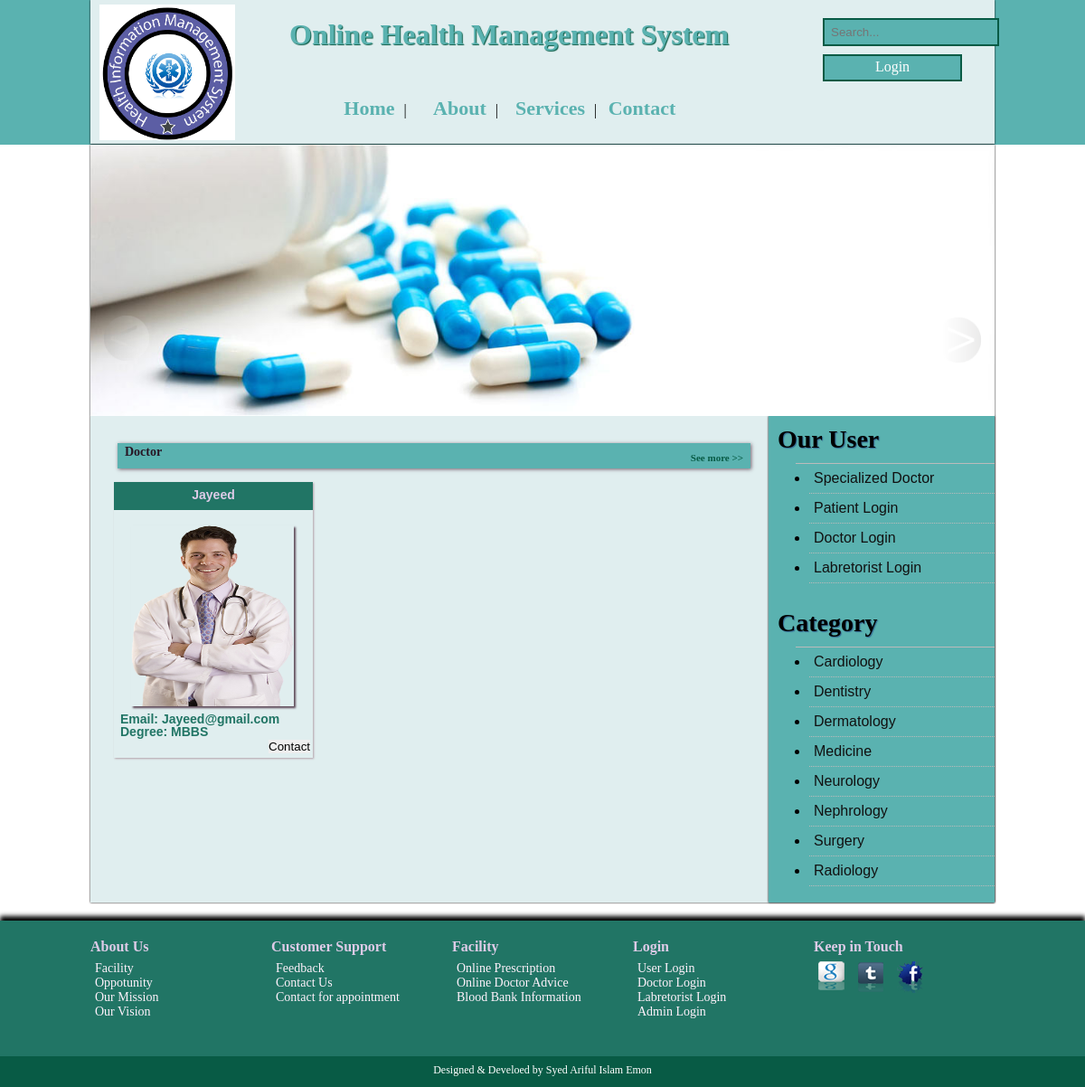
Screenshot of /?h=categorywise&cat=3 with the database file from the repository.
### tables this page shows
CREATE TABLE IF NOT EXISTS `category_tbl` (
  `cid` int(10) NOT NULL AUTO_INCREMENT,
  `cname` varchar(20) NOT NULL,
  PRIMARY KEY (`cid`)
);

CREATE TABLE IF NOT EXISTS `doctor_tbl` (
  `did` int(20) NOT NULL AUTO_INCREMENT,
  `dname` varchar(20) NOT NULL,
  `email` varchar(20) NOT NULL,
  `age` varchar(20) NOT NULL,
  `degree` varchar(20) NOT NULL,
  `cname` varchar(20) NOT NULL,
  `password` varchar(20) NOT NULL,
  `create_date` datetime NOT NULL,
  `image_path` varchar(30) NOT NULL,
  PRIMARY KEY (`did`)
);

### layout/categorywise.php (the view, shortened to what this page needs)
<div class="barHeader" class="fLeft">
		<h1> Doctor</h1>
		<a href="?h=patient_to_doctorsDoctor"><h2>See more &gt;&gt;</h2></a>
	</div>
<?php
$category=@$_GET['cat'];
$sql="SELECT dname,email,degree,doctor_tbl.cname as 'Category',image_path,create_date,did FROM doctor_tbl INNER JOIN category_tbl on doctor_tbl.cname=category_tbl.cname where category_tbl.cid={$category} order by create_date,did DESC ";
$query=mysql_query($sql);
while($row=mysql_fetch_row($query)):
?>
	<div class="tiShirts">
		<div class="tiShirtHeading">
			<h1><?php echo $row[0] ?></h1>
		</div>
		<div class="tiShirtImg">
			<a href=" ?h=patient_to_doctor&did=<?php echo $row[6]; ?>"><img src="<?php echo "images/doctor/".$row[4]; ?>" height="200px" width="180px"></a>
		</div>
		<div class="imgDescription" class="fLeft">
			<div id="patient_to_doctor" class="fLeft">
				<p>Email: <?php echo $row[1] ?></p>
				<p>Degree: <?php echo $row[2] ?></p>
				<a href="?h=patient_to_doctor&did=<?php echo $row[6]; ?>"><button>Contact</button></a>
			</div>
		</div>
	</div>
<?php endwhile; ?>

### layout/header.php (shortened to what this page needs)
<!DOCTYPE html>
<html>
	<head>
		<link rel="stylesheet" type="text/css" href="css/style.css">
		<link rel="stylesheet" type="text/css" href="css/sty.css">
	</head>
	<body>
		<header>
			<div class="siteWrapper">
				<div class="fLeft" id="logo">
					<a href="index.php"><img src="images/logo.png" height="150px" width="150px"></a>
				</div>
				<div class="fLeft">
					<h1 id="head">Online Health Management System</h1>
					<div id="MainMenu">
					<ul>
                        <li><a href="index.php">Home</a>| </li>
                        <li><a href="?h=about">About</a>| </li>
                        <li><a href="?h=service">Services</a>| </li>
                        <li><a href="?h=contact">Contact</a></li>
					</ul>
				</div>
				</div>
				<div class="fLeft" id="rightHeader">
					<div id="search">
						<form action="?h=search" method="post" enctype="multipart/form-data" id="searchBox">
							<input type="text" name="searchText" id="searchText" placeholder="Search..." class="fLeft" />
						</form>
						<div id="login">
							<a  href="?h=login">Login</a>
						</div>
					</div>
				</div>
			</div>
		</header>
		<div class="siteWrapper">
			<div id="bannerArea">
				<img src="img.jpg" id="img" height="300px" width="1000px">
				<div id="left_holder">
					<img onclick="slide(-1)" class="left"src="images/left.jpg"  height="295px" width="1000px" >
				</div>
				<div id="right_holder">
					<img onclick="slide(-1)" class="right" src="images/right.jpg"  height="295px" width="1000px" >
				</div>
			</div>
		</div>
		<div class="siteWrapper">
			<div class="fRight" id="sitebar">
				<h3>Our User</h3>
					<ul class="sidemenu">
						<li><a href="?h=doctor">Specialized Doctor</a></li>
						<li><a href="?h=login">Patient Login</a></li>
						<li><a href="?h=doctorlogin">Doctor Login</a></li>
						<li><a href="?h=lab_reg">Labretorist Login</a></li>
					</ul>
					<br />
					<h3>Category</h3>
					<ul  class="sidemenu">
						<?php
						$sql="SELECT * from category_tbl";
						$query=mysql_query($sql);
						while($row=mysql_fetch_row($query)){
							echo '<li><a href="?h=categorywise&cat='.$row[0].'">'.$row[1].'</a></li>';
							}
						?>
					</ul>
					<br />
			</div>
			<div class="fLeft" id="content">

### css/style.css (style rules this page uses)
* { margin: 0; padding: 0; }
a { text-decoration: none; }
input { margin: 0; }
.siteWrapper { width: 1000px; margin: 0 auto;background: #E0EEEF;box-shadow: 0 0 2px #000; }
.fLeft { float: left; }
.fRight { float: right; }
body { background: #fff; }
header { background: #5AB2B0;height: 160px; }
#logo { width: 180px;padding: 5px 0 0 10px; }
#head { color: #5AB2B0;text-shadow:1px 1px 1px #085B45;margin: 20px 0 0 30px;width: 560px; }
#MainMenu ul { margin: 50px 0 0 70px; }
#MainMenu ul li { list-style: none;float: left;width: 100px;text-align: center; }
#MainMenu ul li a { text-decoration: none;font-size: 22px;padding: 0 10px;color: #5AB2B0;font-weight: bold; }
#search { height: 25px;width: 180px;color: #fff;margin:20px 0 20px 30px;float: right; }
#search form#searchBox { color: #fff;width: 150px; }
#search form input { background:#5AB2B0;padding:6px 7px;border: 2px solid #085B45;color: #fff; }
#login { border: 2px solid #085B45;margin: 40px 30px 0 0px;padding-top: 3px; width: 150px;height: 23px;background: #5AB2B0;text-align: center; }
#login a { padding:5px 20px;text-align: center;color: #fff; }
#content { width: 700px;padding-left: 20px; }
#content p { color: #217565;padding: 10px;position: relative !important;margin-left: 30px;font-size: 14px; }
#sitebar { width: 250px;background: #5AB2B0;height: auto;box-shadow:0 0 2px #000; }
#sitebar h3 { margin: 10px ;font-size: 28px;text-shadow:1px 1px 1px #326791; }
ul.sidemenu { margin: 0 0 0 30px; padding:0; font-family: 'Sans-serif', Sans-serif, Sans-serif; border-top: 1px solid #bbb; }
ul.sidemenu li { padding: 7px 0; border-bottom: 1px dotted #bbb; list-style-image:url('../images/bullet.png'); margin-left: 15px; }
ul.sidemenu li a { color: #111;padding-left: 5px;text-decoration: none; }
#bannerArea { height: 300px; position: relative; z-index: 10; }
#left_holder { height: 315px; width: 915px; position: absolute; left: 15px; top: 0; }
#right_holder { height: 318px; width: 915px; position: absolute; right: 15px; top: 0; }
.left { height: 50px; width: 50px; position: absolute; top: 60%; left: 0; }
.right { height: 50px; width: 50px; position: absolute; top: 60%; right: 0; }
#content h2 { padding: 10px 0;color: #085B45; }
.barHeader { width: 100%; height: 28px; background:#5AB2B0 url('../images/bg_latest.jpg') repeat-x left top; margin: 30px 0 0 10px;box-shadow: 1px 1px 4px #745E6C; }
.barHeader h1 { color: #281524; font-size: 14px; float: left; margin: 2px 0 0 8px; }
.barHeader h2 { color: #ba1e97; font-size: 11px; float: right; margin: 0 8px 0 0; }
.tiShirts { width: 220px; height:305px; float: left; margin: 15px 6px 0 6px;box-shadow:1px 1px 2px #B3A0A9; }
.tiShirtHeading { width: 220px; height: 31px; background:#217565 url('../images/bg_contentHeader.jpg') repeat-x left top; }
.tiShirtHeading h1 { font-size: 14px; font-family: Sans-serif; font-weight: bold; color: #ddcbe7; text-align: center; padding-top: 6px; }
.tiShirtImg img { margin-left: 19px;box-shadow: 2px 2px 2px #5E4958;margin-top: 17px; }
#patient_to_doctor { width: 220px; height: 25px;margin-left: 10px;position: relative; }
#patient_to_doctor p { margin: 0;padding: 0;color: #217565;margin-left: 25px; }
#patient_to_doctor a button { position: absolute;bottom: -23px;right: 13px; }

### css/sty.css (style rules this page uses)
* { border:0; margin:0; padding:0; }
p { position:absolute; top:3px; right:28px; color:#555; font:bold 13px/1 sans-serif; }

### rows the page displays
category_tbl: cname "Cardiology"
category_tbl: cname "Dentistry"
category_tbl: cname "Dermatology"
category_tbl: cname "Medicine"
category_tbl: cname "Neurology"
category_tbl: cname "Nephrology"
category_tbl: cname "Surgery"
category_tbl: cname "Radiology"
doctor_tbl: dname "Jayeed", image_path (picture), email "Jayeed@gmail.com", degree "MBBS"
